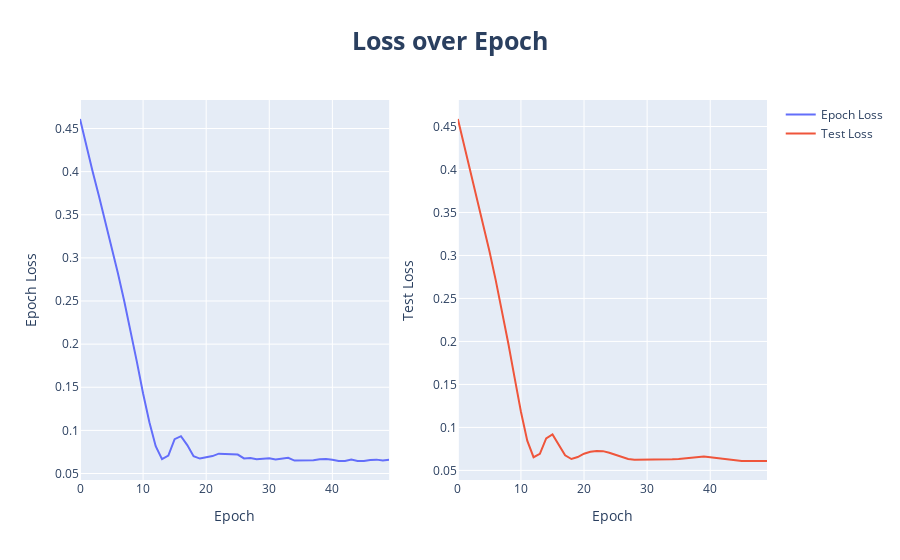

The code cell stored with this chart in its notebook:
### Code cell
# Create a subplot with 1 row and 2 columns
fig = make_subplots(rows=1, cols=2)
# Add the line chart to both subplots
fig.add_trace(
    go.Scatter(
        x=ep_data.index, y=ep_data["Epoch Loss"], mode="lines", name="Epoch Loss"
    ),
    row=1,
    col=1,
)
fig.add_trace(
    go.Scatter(
        x=test_data.index, y=test_data["Test Loss"], mode="lines", name="Test Loss"
    ),
    row=1,
    col=2,
)
# Update axis labels
fig.update_xaxes(title_text="Epoch", row=1, col=1)
fig.update_xaxes(title_text="Epoch", row=1, col=2)
fig.update_yaxes(title_text="Epoch Loss", row=1, col=1)
fig.update_yaxes(title_text="Test Loss", row=1, col=2)
# Set subplot layout
fig.update_layout(
    title="Loss over Epoch",
    title_x=0.5,
    title_font=dict(size=25, weight="bold"),
    showlegend=True,
)
# Show the plot
fig.show()

### Figure 1 — Plotly figure (JSON) as saved in the notebook; plotly's stock layout.template omitted (floating-point values rounded to 4 significant figures)
{"data": [{"mode": "lines", "name": "Epoch Loss", "type": "scatter", "x": [0, 1, 2, 3, 4, 5, 6, 7, 8, 9, 10, 11, 12, 13, 14, 15, 16, 17, 18, 19, 20, 21, 22, 23, 24, 25, 26, 27, 28, 29, 30, 31, 32, 33, 34, 35, 36, 37, 38, 39, 40, 41, 42, 43, 44, 45, 46, 47, 48, 49], "xaxis": "x", "y": [0.461, 0.4288, 0.4001, 0.3716, 0.342, 0.3135, 0.2824, 0.2502, 0.2162, 0.18, 0.1428, 0.1095, 0.08161, 0.06669, 0.07075, 0.08987, 0.09333, 0.08296, 0.07003, 0.06733, 0.06893, 0.07024, 0.07304, 0.07264, 0.072, 0.07201, 0.06747, 0.06793, 0.06662, 0.06717, 0.06769, 0.06639, 0.06687, 0.06813, 0.06501, 0.06503, 0.06541, 0.0653, 0.06646, 0.0669, 0.06598, 0.06464, 0.06457, 0.06611, 0.06455, 0.06452, 0.06561, 0.0661, 0.06509, 0.06595], "yaxis": "y"}, {"mode": "lines", "name": "Test Loss", "type": "scatter", "x": [0, 1, 2, 3, 4, 5, 6, 7, 8, 9, 10, 11, 12, 13, 14, 15, 16, 17, 18, 19, 20, 21, 22, 23, 24, 25, 26, 27, 28, 29, 30, 31, 32, 33, 34, 35, 36, 37, 38, 39, 40, 41, 42, 43, 44, 45, 46, 47, 48, 49], "xaxis": "x2", "y": [0.4587, 0.4279, 0.3978, 0.3678, 0.3371, 0.3051, 0.2713, 0.2356, 0.1976, 0.1576, 0.1182, 0.08462, 0.06533, 0.06919, 0.08716, 0.09177, 0.07962, 0.06749, 0.06324, 0.06554, 0.0694, 0.0716, 0.0725, 0.07239, 0.07048, 0.06793, 0.06533, 0.0633, 0.06248, 0.06257, 0.06265, 0.06248, 0.06217, 0.06245, 0.06297, 0.06337, 0.06407, 0.06517, 0.06612, 0.06623, 0.0654, 0.06458, 0.0636, 0.06234, 0.06134, 0.06094, 0.06093, 0.06119, 0.06113, 0.06102], "yaxis": "y2"}], "layout": {"showlegend": true, "title": {"font": {"size": 25, "weight": "bold"}, "text": "Loss over Epoch", "x": 0.5}, "xaxis": {"anchor": "y", "domain": [0, 0.45], "title": {"text": "Epoch"}}, "xaxis2": {"anchor": "y2", "domain": [0.55, 1], "title": {"text": "Epoch"}}, "yaxis": {"anchor": "x", "domain": [0, 1], "title": {"text": "Epoch Loss"}}, "yaxis2": {"anchor": "x2", "domain": [0, 1], "title": {"text": "Test Loss"}}}}
